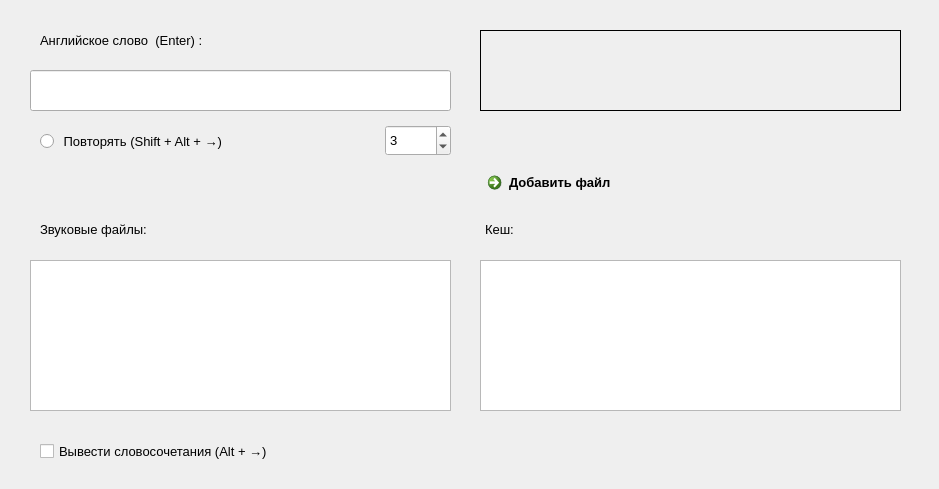
<?xml version="1.0" encoding="UTF-8"?>
<ui version="4.0">
 <class>Form</class>
 <widget class="QWidget" name="Form">
  <property name="geometry">
   <rect>
    <x>0</x>
    <y>0</y>
    <width>939</width>
    <height>489</height>
   </rect>
  </property>
  <property name="font">
   <font>
    <family>Arial</family>
    <pointsize>10</pointsize>
   </font>
  </property>
  <property name="cursor">
   <cursorShape>ArrowCursor</cursorShape>
  </property>
  <property name="focusPolicy">
   <enum>Qt::NoFocus</enum>
  </property>
  <property name="windowTitle">
   <string>Произношение</string>
  </property>
  <widget class="QLineEdit" name="lineEditInput">
   <property name="geometry">
    <rect>
     <x>30</x>
     <y>70</y>
     <width>421</width>
     <height>41</height>
    </rect>
   </property>
   <property name="font">
    <font>
     <family>Arial</family>
     <pointsize>12</pointsize>
    </font>
   </property>
  </widget>
  <widget class="QLabel" name="labelInput">
   <property name="geometry">
    <rect>
     <x>40</x>
     <y>30</y>
     <width>251</width>
     <height>20</height>
    </rect>
   </property>
   <property name="font">
    <font>
     <family>Arial</family>
     <pointsize>10</pointsize>
    </font>
   </property>
   <property name="text">
    <string>Английское слово  (Enter) :</string>
   </property>
  </widget>
  <widget class="QLabel" name="labelOutput">
   <property name="geometry">
    <rect>
     <x>480</x>
     <y>30</y>
     <width>421</width>
     <height>81</height>
    </rect>
   </property>
   <property name="font">
    <font>
     <family>Arial</family>
     <pointsize>12</pointsize>
    </font>
   </property>
   <property name="layoutDirection">
    <enum>Qt::LeftToRight</enum>
   </property>
   <property name="frameShape">
    <enum>QFrame::Box</enum>
   </property>
   <property name="lineWidth">
    <number>1</number>
   </property>
   <property name="text">
    <string/>
   </property>
   <property name="alignment">
    <set>Qt::AlignCenter</set>
   </property>
  </widget>
  <widget class="Phonon::VolumeSlider" name="volumeSlider">
   <property name="geometry">
    <rect>
     <x>30</x>
     <y>170</y>
     <width>211</width>
     <height>30</height>
    </rect>
   </property>
   <property name="font">
    <font>
     <family>Arial</family>
     <pointsize>9</pointsize>
    </font>
   </property>
   <property name="cursor">
    <cursorShape>PointingHandCursor</cursorShape>
   </property>
   <property name="maximumVolume">
    <double>0.500000000000000</double>
   </property>
  </widget>
  <widget class="QCommandLinkButton" name="commandLinkButton">
   <property name="geometry">
    <rect>
     <x>480</x>
     <y>165</y>
     <width>191</width>
     <height>42</height>
    </rect>
   </property>
   <property name="font">
    <font>
     <family>Arial</family>
     <pointsize>10</pointsize>
    </font>
   </property>
   <property name="cursor">
    <cursorShape>PointingHandCursor</cursorShape>
   </property>
   <property name="text">
    <string>Добавить файл</string>
   </property>
   <property name="iconSize">
    <size>
     <width>40</width>
     <height>40</height>
    </size>
   </property>
  </widget>
  <widget class="QRadioButton" name="radioButtonRepeat">
   <property name="geometry">
    <rect>
     <x>40</x>
     <y>130</y>
     <width>291</width>
     <height>23</height>
    </rect>
   </property>
   <property name="font">
    <font>
     <family>Arial</family>
     <pointsize>10</pointsize>
    </font>
   </property>
   <property name="cursor">
    <cursorShape>PointingHandCursor</cursorShape>
   </property>
   <property name="text">
    <string> Повторять (Shift + Alt + →)</string>
   </property>
  </widget>
  <widget class="QSpinBox" name="spinBox">
   <property name="geometry">
    <rect>
     <x>385</x>
     <y>125</y>
     <width>66</width>
     <height>31</height>
    </rect>
   </property>
   <property name="font">
    <font>
     <family>Arial</family>
     <pointsize>10</pointsize>
    </font>
   </property>
   <property name="cursor">
    <cursorShape>PointingHandCursor</cursorShape>
   </property>
   <property name="value">
    <number>3</number>
   </property>
  </widget>
  <widget class="QListWidget" name="listWidgetFiles">
   <property name="geometry">
    <rect>
     <x>30</x>
     <y>260</y>
     <width>421</width>
     <height>151</height>
    </rect>
   </property>
   <property name="font">
    <font>
     <family>Arial</family>
     <pointsize>11</pointsize>
    </font>
   </property>
   <property name="cursor" stdset="0">
    <cursorShape>PointingHandCursor</cursorShape>
   </property>
  </widget>
  <widget class="QLabel" name="label_3">
   <property name="geometry">
    <rect>
     <x>40</x>
     <y>220</y>
     <width>171</width>
     <height>19</height>
    </rect>
   </property>
   <property name="text">
    <string>Звуковые файлы:</string>
   </property>
  </widget>
  <widget class="QCheckBox" name="checkBox">
   <property name="geometry">
    <rect>
     <x>40</x>
     <y>440</y>
     <width>351</width>
     <height>23</height>
    </rect>
   </property>
   <property name="text">
    <string>Вывести словосочетания (Alt + →)</string>
   </property>
  </widget>
  <widget class="QListWidget" name="cacheWord">
   <property name="geometry">
    <rect>
     <x>480</x>
     <y>260</y>
     <width>421</width>
     <height>151</height>
    </rect>
   </property>
   <property name="font">
    <font>
     <family>Arial</family>
     <pointsize>11</pointsize>
    </font>
   </property>
   <property name="cursor" stdset="0">
    <cursorShape>PointingHandCursor</cursorShape>
   </property>
   <property name="sortingEnabled">
    <bool>true</bool>
   </property>
  </widget>
  <widget class="QLabel" name="label">
   <property name="geometry">
    <rect>
     <x>485</x>
     <y>220</y>
     <width>66</width>
     <height>19</height>
    </rect>
   </property>
   <property name="text">
    <string>Кеш:</string>
   </property>
  </widget>
 </widget>
 <customwidgets>
  <customwidget>
   <class>Phonon::VolumeSlider</class>
   <extends>QWidget</extends>
   <header location="global">phonon/volumeslider.h</header>
  </customwidget>
 </customwidgets>
 <resources/>
 <connections>
  <connection>
   <sender>lineEditInput</sender>
   <signal>textChanged(QString)</signal>
   <receiver>labelOutput</receiver>
   <slot>clear()</slot>
   <hints>
    <hint type="sourcelabel">
     <x>253</x>
     <y>94</y>
    </hint>
    <hint type="destinationlabel">
     <x>439</x>
     <y>93</y>
    </hint>
   </hints>
  </connection>
  <connection>
   <sender>radioButtonRepeat</sender>
   <signal>clicked()</signal>
   <receiver>lineEditInput</receiver>
   <slot>setFocus()</slot>
   <hints>
    <hint type="sourcelabel">
     <x>54</x>
     <y>140</y>
    </hint>
    <hint type="destinationlabel">
     <x>54</x>
     <y>99</y>
    </hint>
   </hints>
  </connection>
  <connection>
   <sender>spinBox</sender>
   <signal>valueChanged(int)</signal>
   <receiver>lineEditInput</receiver>
   <slot>setFocus()</slot>
   <hints>
    <hint type="sourcelabel">
     <x>202</x>
     <y>131</y>
    </hint>
    <hint type="destinationlabel">
     <x>202</x>
     <y>104</y>
    </hint>
   </hints>
  </connection>
  <connection>
   <sender>lineEditInput</sender>
   <signal>returnPressed()</signal>
   <receiver>Form</receiver>
   <slot>pressedEnter()</slot>
   <hints>
    <hint type="sourcelabel">
     <x>283</x>
     <y>106</y>
    </hint>
    <hint type="destinationlabel">
     <x>293</x>
     <y>145</y>
    </hint>
   </hints>
  </connection>
  <connection>
   <sender>commandLinkButton</sender>
   <signal>clicked()</signal>
   <receiver>Form</receiver>
   <slot>choiceFileInExplorer()</slot>
   <hints>
    <hint type="sourcelabel">
     <x>500</x>
     <y>187</y>
    </hint>
    <hint type="destinationlabel">
     <x>501</x>
     <y>199</y>
    </hint>
   </hints>
  </connection>
  <connection>
   <sender>listWidgetFiles</sender>
   <signal>itemActivated(QListWidgetItem*)</signal>
   <receiver>Form</receiver>
   <slot>choiceItemFromList(QListWidgetItem*)</slot>
   <hints>
    <hint type="sourcelabel">
     <x>272</x>
     <y>332</y>
    </hint>
    <hint type="destinationlabel">
     <x>277</x>
     <y>219</y>
    </hint>
   </hints>
  </connection>
  <connection>
   <sender>listWidgetFiles</sender>
   <signal>itemClicked(QListWidgetItem*)</signal>
   <receiver>Form</receiver>
   <slot>choiceItemFromList(QListWidgetItem*)</slot>
   <hints>
    <hint type="sourcelabel">
     <x>134</x>
     <y>371</y>
    </hint>
    <hint type="destinationlabel">
     <x>134</x>
     <y>421</y>
    </hint>
   </hints>
  </connection>
  <connection>
   <sender>checkBox</sender>
   <signal>stateChanged(int)</signal>
   <receiver>lineEditInput</receiver>
   <slot>setFocus()</slot>
   <hints>
    <hint type="sourcelabel">
     <x>63</x>
     <y>451</y>
    </hint>
    <hint type="destinationlabel">
     <x>100</x>
     <y>82</y>
    </hint>
   </hints>
  </connection>
  <connection>
   <sender>cacheWord</sender>
   <signal>itemClicked(QListWidgetItem*)</signal>
   <receiver>Form</receiver>
   <slot>choiceItemFromCacheWord(QListWidgetItem*)</slot>
   <hints>
    <hint type="sourcelabel">
     <x>595</x>
     <y>370</y>
    </hint>
    <hint type="destinationlabel">
     <x>595</x>
     <y>417</y>
    </hint>
   </hints>
  </connection>
  <connection>
   <sender>cacheWord</sender>
   <signal>itemActivated(QListWidgetItem*)</signal>
   <receiver>Form</receiver>
   <slot>choiceItemFromCacheWord(QListWidgetItem*)</slot>
   <hints>
    <hint type="sourcelabel">
     <x>684</x>
     <y>388</y>
    </hint>
    <hint type="destinationlabel">
     <x>686</x>
     <y>438</y>
    </hint>
   </hints>
  </connection>
 </connections>
 <slots>
  <slot>setFocusLineEdit()</slot>
  <slot>pressedEnter()</slot>
  <slot>choiceFileInExplorer()</slot>
  <slot>choiceItemFromList(QListWidgetItem*)</slot>
  <slot>choiceItemFromCacheWord(QListWidgetItem*)</slot>
 </slots>
</ui>
